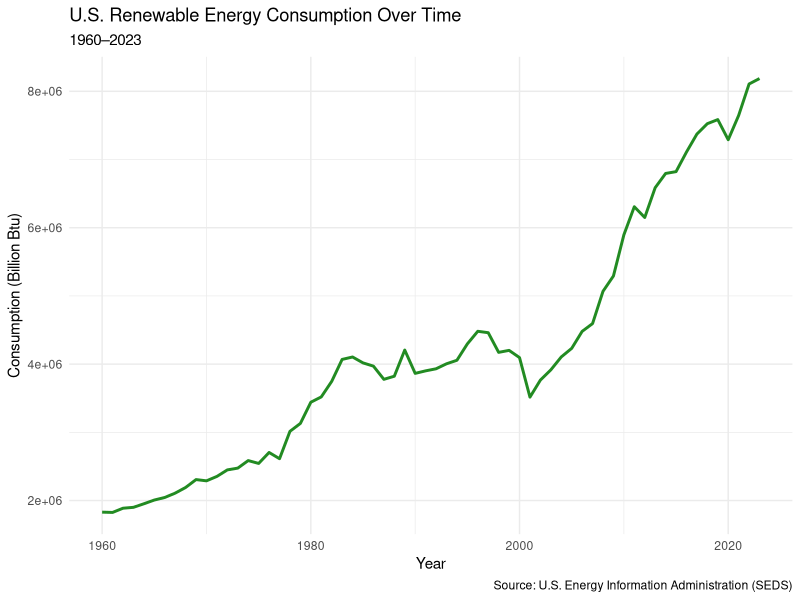
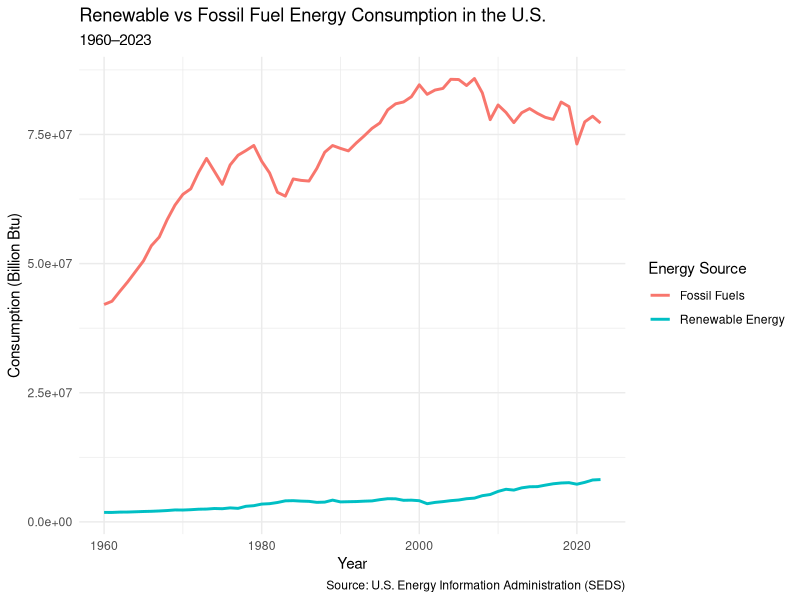
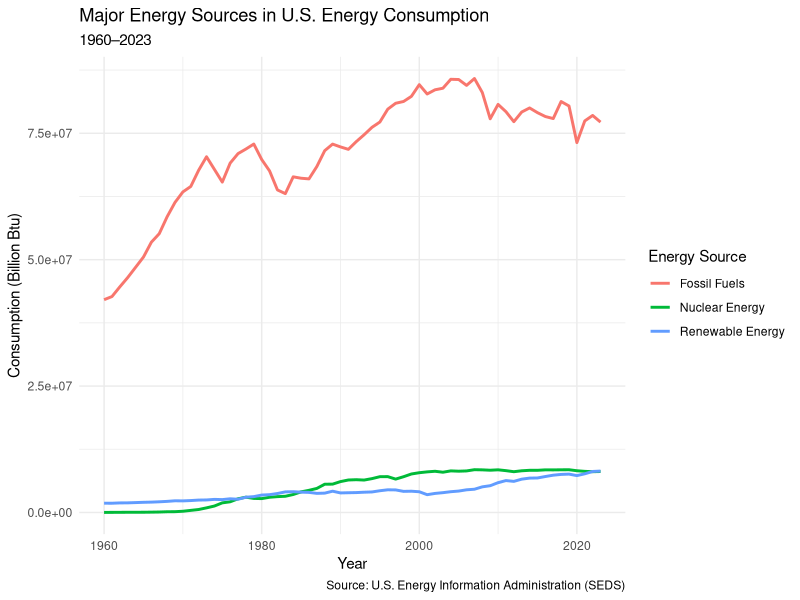
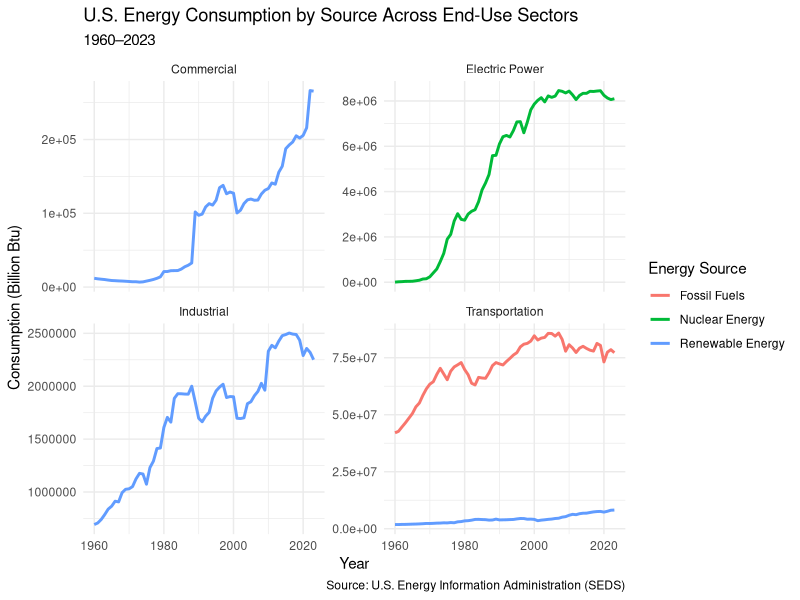

Here is the R script that generated these plots, in order:
## ---- chunk 1
library(tidyverse)

energy <- read_csv("use_US.csv")
glimpse(energy)
## ---- chunk 2
energy_long <- energy %>%
  pivot_longer(
    cols = `1960`:`2023`,
    names_to = "year",
    values_to = "consumption"
  ) %>%
  mutate(year = as.integer(year))

glimpse(energy_long)
## ---- chunk 3
energy_long %>%
  filter(State == "US") %>%
  distinct(MSN) %>%
  filter(str_detect(MSN, "RET"))
## ---- chunk 4
energy_long %>%
  filter(State == "US") %>%
  distinct(MSN) %>%
  arrange(MSN)
## ---- chunk 5
renewable_prefixes <- c(
  "WND",  # Wind
  "SUN",  # Solar
  "HYD",  # Hydroelectric
  "BIO",  # Biomass
  "GEO"   # Geothermal
)
## ---- chunk 6
renewable_by_year <- energy_long %>%
  filter(
    State == "US",
    str_sub(MSN, 1, 3) %in% renewable_prefixes
  ) %>%
  group_by(year) %>%
  summarise(
    renewable_consumption = sum(consumption, na.rm = TRUE),
    .groups = "drop"
  )
glimpse(renewable_by_year)

## ---- chunk 7
energy_long %>%
  filter(State == "US") %>%
  group_by(MSN) %>%
  summarise(
    total = sum(abs(consumption), na.rm = TRUE),
    .groups = "drop"
  ) %>%
  arrange(desc(total)) %>%
  slice(1:20)
## ---- chunk 8

## ---- chunk 9

## ---- chunk 10

## ---- chunk 11
energy_long %>%
  filter(State == "US") %>%
  distinct(MSN) %>%
  filter(str_detect(MSN, "^RE")) %>%   # codes starting with RE
  arrange(MSN)
## ---- chunk 12
energy_long %>%
  filter(State == "US", MSN == "RETCB") %>%
  ggplot(aes(x = year, y = consumption)) +
  geom_line(color = "forestgreen", linewidth = 1) +
  labs(
    title = "U.S. Renewable Energy Consumption Over Time",
    subtitle = "1960–2023",
    x = "Year",
    y = "Consumption (Billion Btu)",
    caption = "Source: U.S. Energy Information Administration (SEDS)"
  ) +
  theme_minimal()
## ---- chunk 13
energy_compare <- energy_long %>%
  filter(State == "US", MSN %in% c("RETCB", "FFTCB")) %>%
  mutate(
    source = if_else(
      MSN == "RETCB",
      "Renewable Energy",
      "Fossil Fuels"
    )
  )

glimpse(energy_compare)
## ---- chunk 14
ggplot(energy_compare, aes(x = year, y = consumption, color = source)) +
  geom_line(linewidth = 1) +
  labs(
    title = "Renewable vs Fossil Fuel Energy Consumption in the U.S.",
    subtitle = "1960–2023",
    x = "Year",
    y = "Consumption (Billion Btu)",
    color = "Energy Source",
    caption = "Source: U.S. Energy Information Administration (SEDS)"
  ) +
  theme_minimal()
## ---- chunk 15
energy_sources <- energy_long %>%
  filter(
    State == "US",
    MSN %in% c("FFTCB", "RETCB", "NUETB")
  ) %>%
  mutate(
    source = case_when(
      MSN == "FFTCB" ~ "Fossil Fuels",
      MSN == "RETCB" ~ "Renewable Energy",
      MSN == "NUETB" ~ "Nuclear Energy"
    )
  )

glimpse(energy_sources)
## ---- chunk 16
energy_long %>%
  filter(State == "US", MSN %in% c("FFTCB", "RETCB", "NUETB")) %>%
  distinct(MSN)
## ---- chunk 17
ggplot(energy_sources, aes(x = year, y = consumption, color = source)) +
  geom_line(linewidth = 1) +
  labs(
    title = "Major Energy Sources in U.S. Energy Consumption",
    subtitle = "1960–2023",
    x = "Year",
    y = "Consumption (Billion Btu)",
    color = "Energy Source",
    caption = "Source: U.S. Energy Information Administration (SEDS)"
  ) +
  theme_minimal()
## ---- chunk 18
sector_codes <- tibble(
  MSN = c(
    "FFRCB", "FFCCB", "FFICB", "FFTCB",  # Fossil fuels
    "RERC B", "RECCB", "REICB", "RETCB",  # Renewables
    "NUETB"                              # Nuclear
  ),
  sector = c(
    "Residential", "Commercial", "Industrial", "Transportation",
    "Residential", "Commercial", "Industrial", "Transportation",
    "Electric Power"
  ),
  source = c(
    "Fossil Fuels", "Fossil Fuels", "Fossil Fuels", "Fossil Fuels",
    "Renewable Energy", "Renewable Energy", "Renewable Energy", "Renewable Energy",
    "Nuclear Energy"
  )
)
## ---- chunk 19
energy_by_sector <- energy_long %>%
  filter(State == "US") %>%
  inner_join(sector_codes, by = "MSN") %>%
  group_by(year, sector, source) %>%
  summarise(
    consumption = sum(consumption, na.rm = TRUE),
    .groups = "drop"
  )

glimpse(energy_by_sector)

## ---- chunk 20
energy_by_sector %>%
  ggplot(aes(x = year, y = consumption, color = source)) +
  geom_line(linewidth = 1) +
  facet_wrap(~ sector, scales = "free_y") +
  labs(
    title = "U.S. Energy Consumption by Source Across End-Use Sectors",
    subtitle = "1960–2023",
    x = "Year",
    y = "Consumption (Billion Btu)",
    color = "Energy Source",
    caption = "Source: U.S. Energy Information Administration (SEDS)"
  ) +
  theme_minimal()
